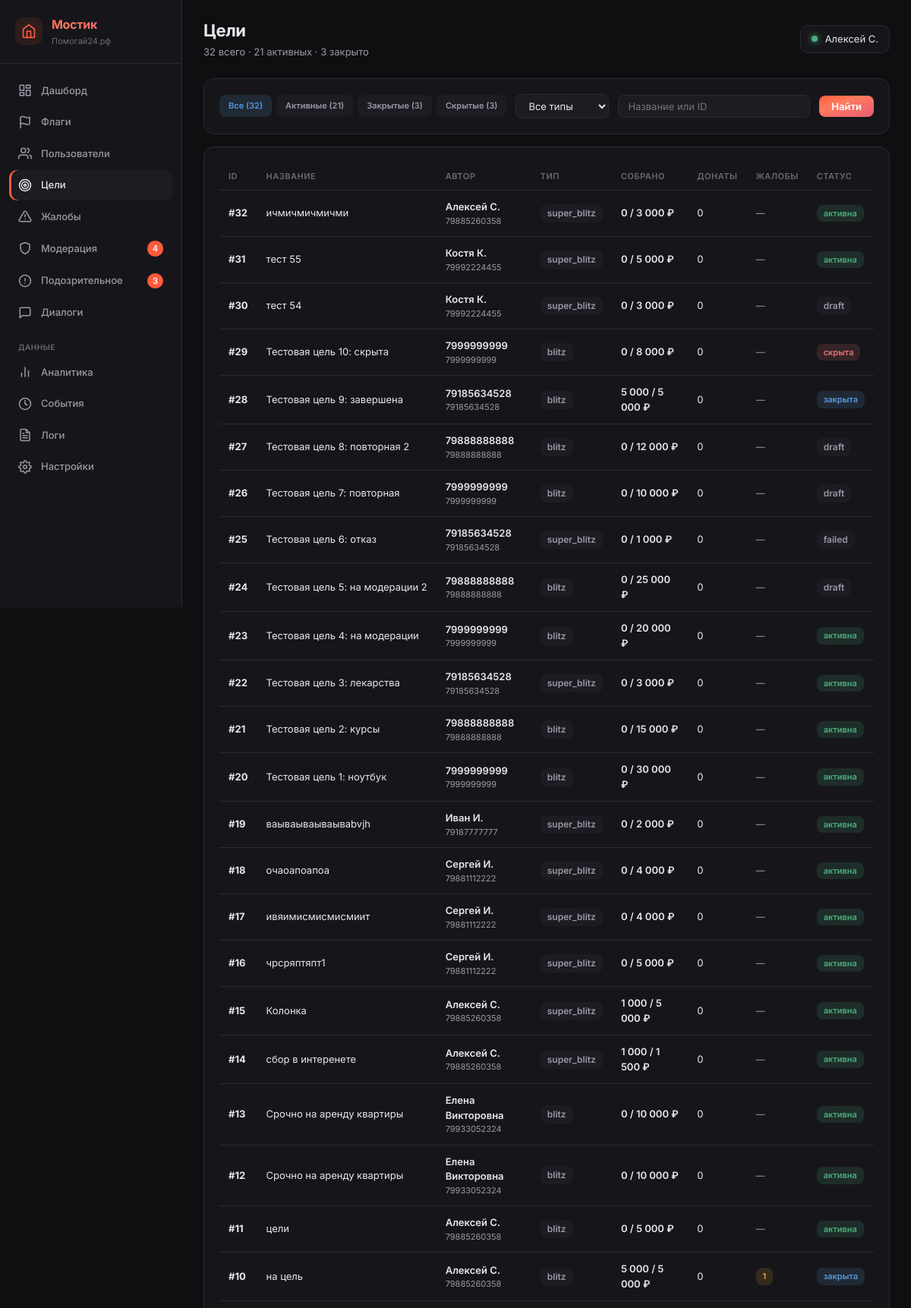
/_metrics/goals (signed in, upper part), run on an earlier commit of the app's database.
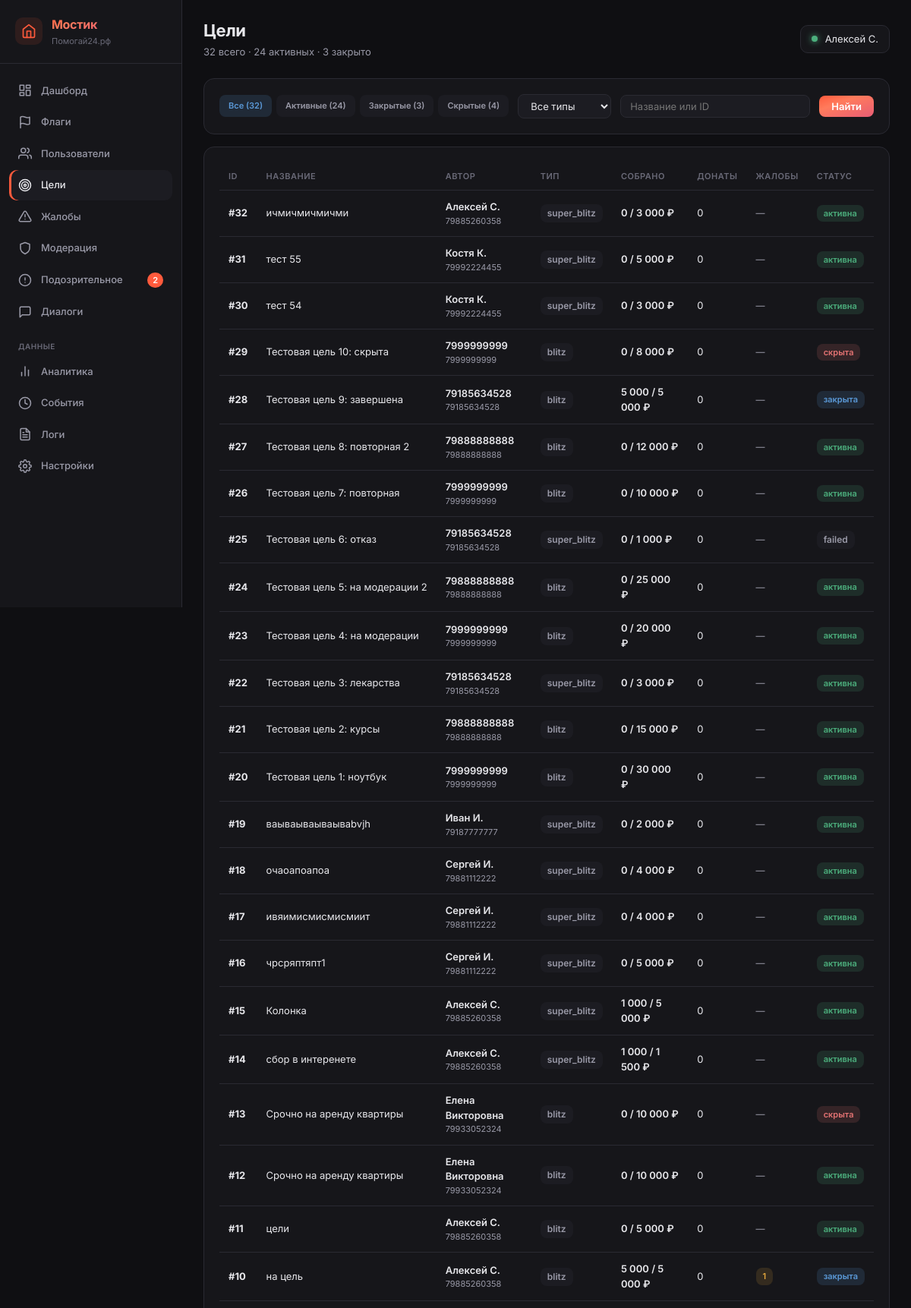
And on a later commit of the database.
### tables this page shows
CREATE TABLE "goals" (
        id INTEGER PRIMARY KEY AUTOINCREMENT,
        user_id INTEGER NOT NULL,
        type TEXT NOT NULL CHECK(type IN ('super_blitz','blitz','serious','urgent','group')),
        title TEXT NOT NULL,
        description TEXT NULL,
        photo_url TEXT NULL,
        amount_goal REAL NOT NULL,
        amount_collected REAL DEFAULT 0.00,
        ends_at TEXT NULL,
        status TEXT DEFAULT 'draft' CHECK(status IN ('draft','active','frozen','completed','failed','lightning_failed','hidden')),
        trial_ends_at TEXT NULL,
        subscription_active_until TEXT NULL,
        last_boosted_at TEXT NULL,
        is_lightning INTEGER DEFAULT 0,
        lightning_started_at TEXT NULL,
        moderation_status TEXT DEFAULT 'pending',
        completion_type TEXT DEFAULT 'organic',
        is_seed INTEGER DEFAULT 0,
        views_count INTEGER DEFAULT 0,
        views_24h INTEGER DEFAULT 0,
        donations_count INTEGER DEFAULT 0,
        donations_24h INTEGER DEFAULT 0,
        created_at TEXT DEFAULT (datetime('now')), photos TEXT, moderation_comment TEXT, moderated_at TEXT, moderated_by INTEGER, resubmission_count INTEGER DEFAULT 0, is_resubmission INTEGER DEFAULT 0, rejection_categories TEXT, hidden_by_ban INTEGER DEFAULT 0,
        FOREIGN KEY (user_id) REFERENCES users(id)
    );

CREATE TABLE users (
            id INTEGER PRIMARY KEY AUTOINCREMENT,
            phone TEXT UNIQUE NOT NULL,
            password_hash TEXT NOT NULL,
            email TEXT NULL,
            name TEXT NULL,
            avatar_url TEXT NULL,
            max_id TEXT NULL,
            vk_id TEXT NULL,
            fcm_token TEXT NULL,
            onboarding_passed INTEGER DEFAULT 0,
            rating REAL DEFAULT 0.0,
            rating_level TEXT DEFAULT 'novice',
            confirmations_total INTEGER DEFAULT 0,
            confirmations_approved INTEGER DEFAULT 0,
            confirmations_ignored INTEGER DEFAULT 0,
            donation_streak INTEGER DEFAULT 0,
            goals_helped_close INTEGER DEFAULT 0,
            total_helped_amount REAL DEFAULT 0.00,
            priority_days INTEGER DEFAULT 0,
            circles_of_care INTEGER DEFAULT 0,
            interest_weights TEXT DEFAULT NULL,
            eternal_donation_config TEXT DEFAULT NULL,
            yellow_card_until TEXT NULL,
            is_banned INTEGER DEFAULT 0,
            created_at TEXT DEFAULT (datetime('now'))
        , xp INTEGER DEFAULT 0, xp_level TEXT DEFAULT 'novice', streak_days INTEGER DEFAULT 0, last_action_date TEXT, ip_registered TEXT, author_badge TEXT, trust_score INTEGER DEFAULT 50, trust_level TEXT DEFAULT 'guest', is_admin INTEGER DEFAULT 0, profile_completed INTEGER DEFAULT 0, identity_verified INTEGER DEFAULT 0, city TEXT, region_code TEXT, region_name TEXT, birth_date TEXT, onboarding_step INTEGER DEFAULT 0, identity_verified_at TEXT, identity_doc_path TEXT, identity_selfie_path TEXT);

### main.py (the view)
@app.route('/_metrics/goals')
@admin_required
def metrics_goals():
    user = get_current_user()
    db = get_db()
    search = request.args.get('search', '').strip()
    status_filter = request.args.get('status', 'all')
    type_filter = request.args.get('type', 'all')
    query = """
        SELECT g.*,
            COALESCE(NULLIF(u.name, ''), u.phone) as author_name,
            u.phone as author_phone,
            (SELECT COUNT(*) FROM donations WHERE goal_id = g.id) as donations_count,
            (SELECT COUNT(*) FROM reports WHERE goal_id = g.id) as reports_count
        FROM goals g
        JOIN users u ON g.user_id = u.id
        WHERE 1=1
    """
    params = []
    if search:
        query += " AND (g.title LIKE ? OR CAST(g.id AS TEXT) = ?)"
        params.extend([f'%{search}%', search])
    if status_filter != 'all':
        query += " AND g.status = ?"
        params.append(status_filter)
    if type_filter != 'all':
        query += " AND g.type = ?"
        params.append(type_filter)
    query += " ORDER BY g.id DESC LIMIT 200"
    goals = db.execute(query, params).fetchall()
    counts_all = db.execute("SELECT COUNT(*) FROM goals").fetchone()[0]
    counts_active = db.execute("SELECT COUNT(*) FROM goals WHERE status = 'active'").fetchone()[0]
    counts_completed = db.execute("SELECT COUNT(*) FROM goals WHERE status = 'completed'").fetchone()[0]
    counts_hidden = db.execute("SELECT COUNT(*) FROM goals WHERE status = 'hidden'").fetchone()[0]
    counts = get_sidebar_counts(db)
    return render_template('_metrics/goals.html',
        user=user,
        active='goals',
        counts=counts,
        goals=goals,
        search=search,
        status_filter=status_filter,
        type_filter=type_filter,
        counts_all=counts_all,
        counts_active=counts_active,
        counts_completed=counts_completed,
        counts_hidden=counts_hidden,
    )

### main.py (called while the page is built)
def get_current_user():
    if 'user_id' in session:
        db = get_db()
        try:
            user = db.execute("SELECT * FROM users WHERE id = ?", (session['user_id'],)).fetchone()
            if user and user['is_banned']:
                return None
            return user
        except sqlite3.Error as e:
            logger.error(f'[get_current_user] Ошибка БД: {e}')
            return None
    return None

def admin_required(f):
    @wraps(f)
    def wrap(*args, **kwargs):
        user = get_current_user()
        if not user or not user['is_admin']:
            abort(404)
        if request.method == 'POST' and not check_csrf():
            abort(403)
        return f(*args, **kwargs)
    return wrap

### models.py (called while the page is built)
def _create_connection():
    conn = sqlite3.connect(DATABASE, timeout=30)
    conn.row_factory = sqlite3.Row
    conn.execute("PRAGMA journal_mode=WAL")
    conn.execute("PRAGMA synchronous=NORMAL")
    conn.execute("PRAGMA busy_timeout=30000")
    conn.execute("PRAGMA foreign_keys = ON")
    return conn

### templates/_metrics/goals.html (shortened to what this page needs)
{% extends "_metrics/base.html" %}
{% block page_title %}Цели{% endblock %}
{% block page_subtitle %}{{ counts_all }} всего · {{ counts_active }} активных · {{ counts_completed }} закрыто{% endblock %}
{% block content %}
<div class="m-section" style="margin-bottom: 16px;">
    <form method="GET" style="display: flex; gap: 12px; align-items: center; flex-wrap: wrap;">
        <div style="display: flex; gap: 6px;">
            <a href="?status=all" class="m-badge {% if status_filter == 'all' %}info{% else %}muted{% endif %}" style="text-decoration: none; padding: 6px 12px;">Все ({{ counts_all }})</a>
            <a href="?status=active" class="m-badge {% if status_filter == 'active' %}success{% else %}muted{% endif %}" style="text-decoration: none; padding: 6px 12px;">Активные ({{ counts_active }})</a>
            <a href="?status=completed" class="m-badge {% if status_filter == 'completed' %}info{% else %}muted{% endif %}" style="text-decoration: none; padding: 6px 12px;">Закрытые ({{ counts_completed }})</a>
            <a href="?status=hidden" class="m-badge {% if status_filter == 'hidden' %}danger{% else %}muted{% endif %}" style="text-decoration: none; padding: 6px 12px;">Скрытые ({{ counts_hidden }})</a>
        </div>
        <select name="type" onchange="this.form.submit()" style="padding: 6px 12px; background: var(--m-bg-3); border: 1px solid var(--m-border); border-radius: 8px; color: var(--m-text); font-size: 13px; font-family: inherit;">
            <option value="all">Все типы</option>
        </select>
        <input type="text" name="search" value="{{ search }}" placeholder="Название или ID" style="padding: 6px 12px; background: var(--m-bg-3); border: 1px solid var(--m-border); border-radius: 8px; color: var(--m-text); font-size: 13px; font-family: inherit; flex: 1; min-width: 180px;">
        <button type="submit" style="padding: 6px 16px; background: var(--m-gradient); border: none; border-radius: 8px; color: white; font-size: 13px; font-weight: 600; font-family: inherit; cursor: pointer;">Найти</button>
    </form>
</div>
<div class="m-section">
    {% if goals %}
    <table class="m-table">
        <thead>
            <tr>
                <th>ID</th>
                <th>Название</th>
                <th>Автор</th>
                <th>Тип</th>
                <th>Собрано</th>
                <th>Донаты</th>
                <th>Жалобы</th>
                <th>Статус</th>
            </tr>
        </thead>
        <tbody>
            {% for g in goals %}
            <tr onclick="location.href='/_metrics/goals/{{ g.id }}'" style="cursor: pointer;">
                <td><strong>#{{ g.id }}</strong></td>
                <td style="max-width: 280px; overflow: hidden; text-overflow: ellipsis; white-space: nowrap;">{{ g.title }}</td>
                <td>
                    <div style="font-weight: 600;">{{ g.author_name }}</div>
                    <div class="muted" style="font-size: 11px;">{{ g.author_phone }}</div>
                </td>
                <td><span class="m-badge muted">{{ g.type }}</span></td>
                <td>
                    <div style="font-weight: 600;">{{ "{:,.0f}".format(g.amount_collected).replace(",", " ") }} / {{ "{:,.0f}".format(g.amount_goal).replace(",", " ") }} ₽</div>
                </td>
                <td>{{ g.donations_count }}</td>
                <td>
                    {% if g.reports_count > 0 %}
                        <span class="m-badge warning">{{ g.reports_count }}</span>
                    {% else %}<span class="muted">—</span>{% endif %}
                </td>
                <td>
                    {% if g.status == 'active' %}<span class="m-badge success">активна</span>
                    {% elif g.status == 'completed' %}<span class="m-badge info">закрыта</span>
                    {% elif g.status == 'hidden' %}<span class="m-badge danger">скрыта</span>
                    {% else %}<span class="m-badge muted">{{ g.status }}</span>{% endif %}
                </td>
            </tr>
            {% endfor %}
        </tbody>
    </table>
    {% else %}
    <div class="m-empty">Ничего не найдено.</div>
    {% endif %}
</div>
{% endblock %}

### templates/_metrics/base.html (shortened to what the changed rows need)
<!DOCTYPE html>
<html lang="ru">
<head>
    <link rel="stylesheet" href="/static/_metrics.css?v=3">
</head>
<body>
    <div class="m-layout">
        <aside class="m-sidebar">
            <nav class="m-nav">
                <a href="/_metrics/moderation" class="m-nav-item {% if active == 'moderation' %}active{% endif %}">
                    <svg viewBox="0 0 24 24" fill="none" stroke="currentColor" stroke-linecap="round" stroke-linejoin="round"><path d="M12 22s8-4 8-10V5l-8-3-8 3v7c0 6 8 10 8 10z"/></svg>
                    Модерация
                    {% if counts and counts.moderation %}<span class="m-nav-badge">{{ counts.moderation }}</span>{% endif %}
                </a>
                <a href="/_metrics/suspicious" class="m-nav-item {% if active == 'suspicious' %}active{% endif %}">
                    <svg viewBox="0 0 24 24" fill="none" stroke="currentColor" stroke-linecap="round" stroke-linejoin="round"><circle cx="12" cy="12" r="10"/><line x1="12" y1="8" x2="12" y2="12"/><line x1="12" y1="16" x2="12.01" y2="16"/></svg>
                    Подозрительное
                    {% if counts and counts.suspicious %}<span class="m-nav-badge">{{ counts.suspicious }}</span>{% endif %}
                </a>
            </nav>
        </aside>
        <main class="m-content">
            <header class="m-header">
                <div>
                    <div class="m-title">{% block page_title %}Мостик{% endblock %}</div>
                    <div class="m-subtitle">{% block page_subtitle %}{% endblock %}</div>
                </div>
            </header>
            {% block content %}{% endblock %}
        </main>
    </div>
</body>
</html>

What changed in the data, as far as the page shows it:
changed goals "тест 54": status "draft" → (not shown); now shows "активна"
changed goals "Тестовая цель 8: повторная 2": status "draft" → (not shown); now shows "активна"
changed goals "Тестовая цель 7: повторная": status "draft" → (not shown); now shows "активна"
changed goals "Тестовая цель 5: на модерации 2": status "draft" → (not shown); now shows "активна"
changed goals id 13: status "активна" → "скрыта"
Also different on the page:
{{ counts.suspicious }}: "3" → "2"
{{ counts_active }}: "21" → "24"
{{ counts_hidden }}: "3" → "4"
{{ counts.moderation }}: "4" → (not shown)
